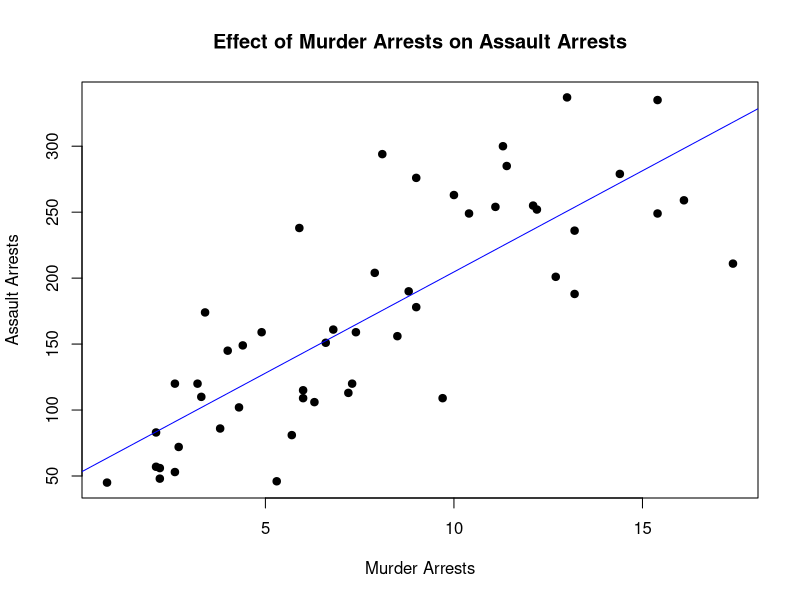
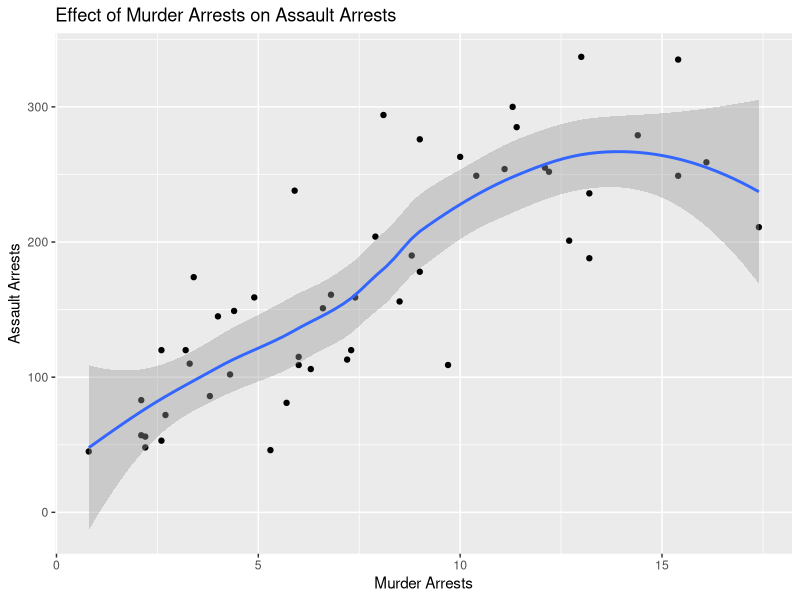
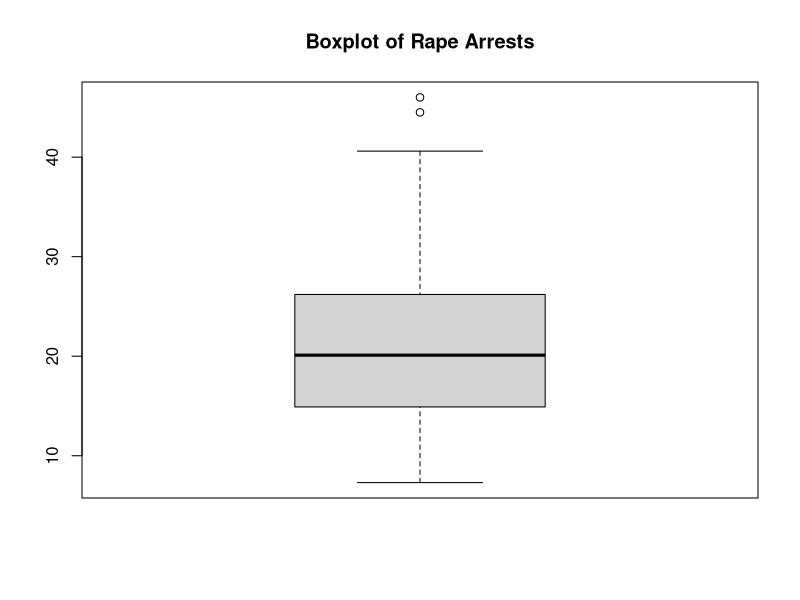
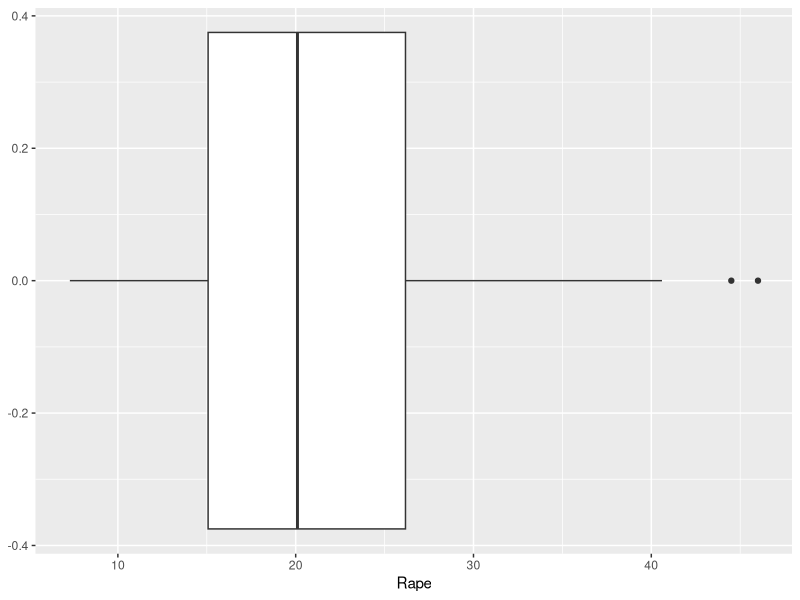
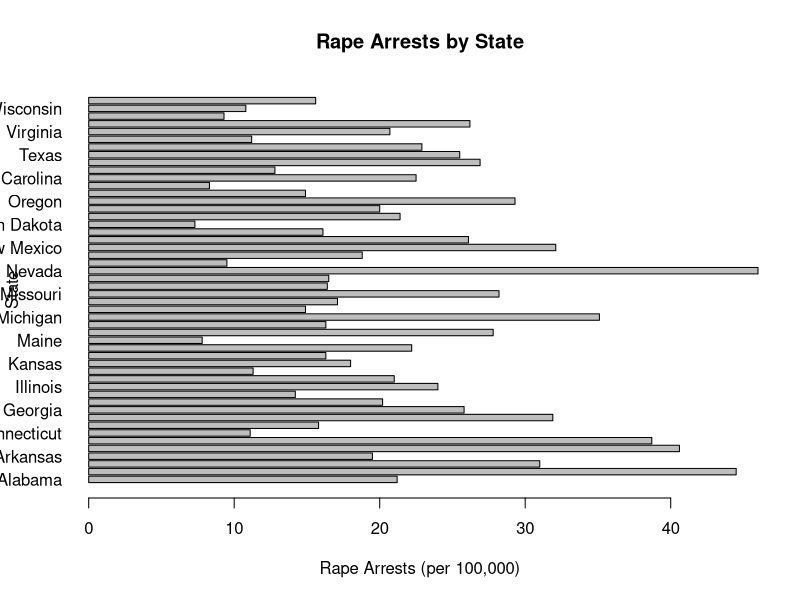
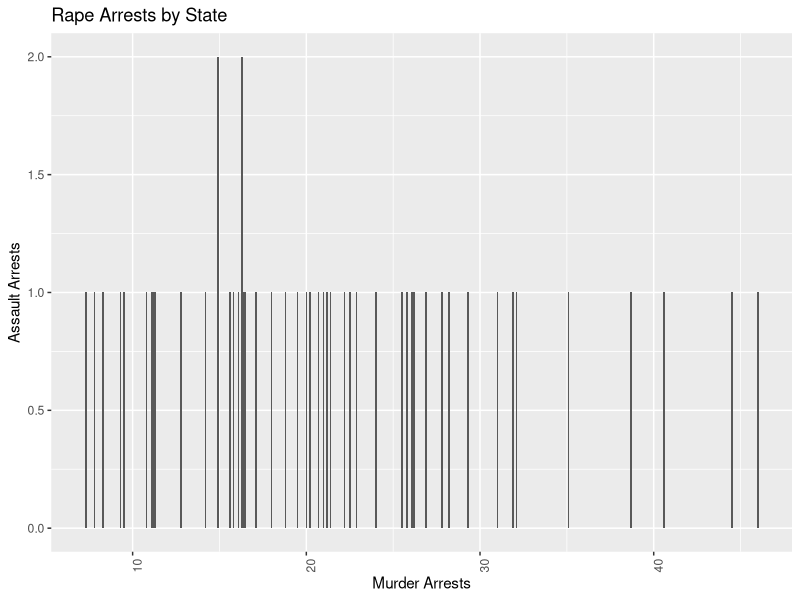
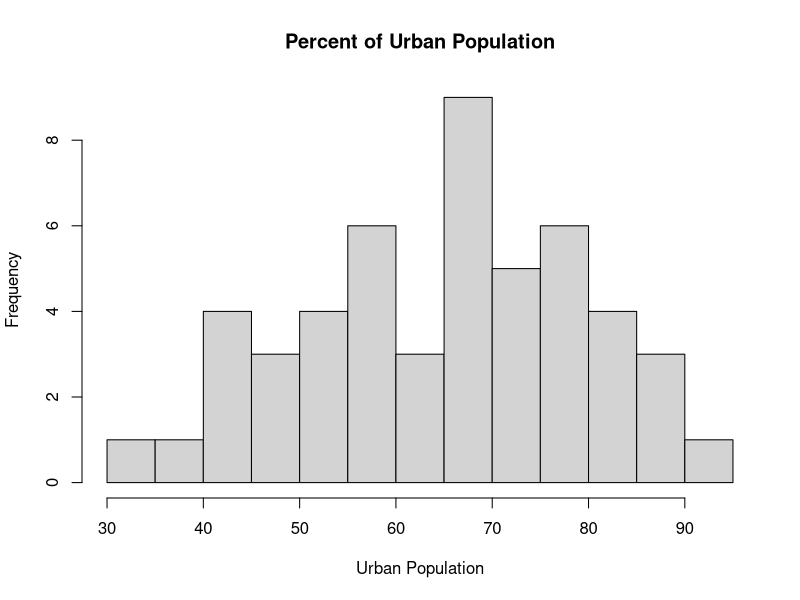
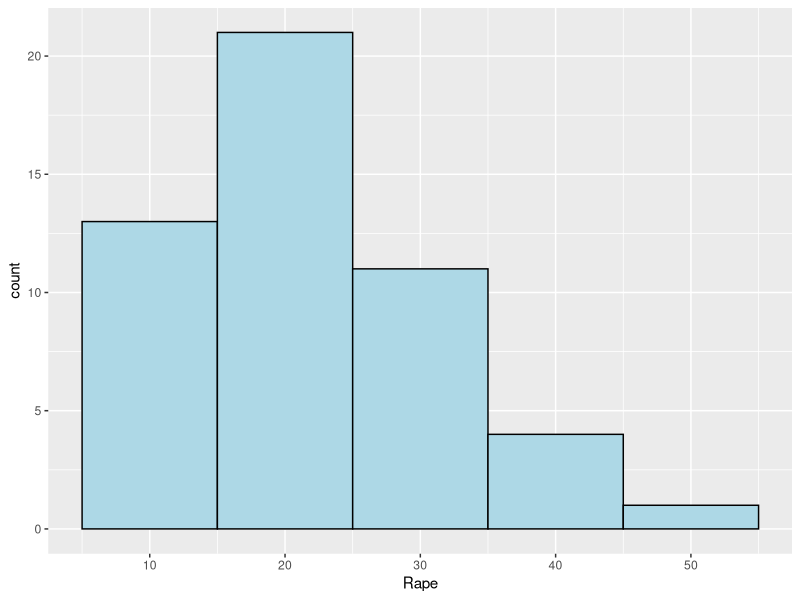

Reproduce these figures in R, in order.
## ---- chunk 1
## Part 1 for USArrests data
# for each problem, complete in base R code 
# and then ggplot2 Tidyverse code

# set working directory
library(here)
# wd set to C:/Users/jesse/OneDrive - UW-Madison/2020 Fall Semester/811 Intro to R/ps811-exercises

# load packages
library("magrittr")
library("tidyverse")
library("ggplot2")
library("scales")

# assign data from base R built in dataset
data <- USArrests

## Problem 1: check out data
View(data)
head(data)
tail(data)
names(data)
dim(data)


## Problem 2: create a scatterplot for correlation between murder and assault arrests, label the graph

# create variable vectors
x <- data$Murder
y <- data$Assault

# create scatterplot
plot(x, y, main = "Effect of Murder Arrests on Assault Arrests",
     xlab = "Murder Arrests", ylab = "Assault Arrests",
     pch = 19, frame = TRUE)

# add a linear regression line
abline(lm(y ~ x, data = data), col = "blue")

# using ggplot2
ggplot(data = data, aes(x = x, y = y)) +
  geom_point() +
  geom_smooth(methods = "lm") + 
  labs(title = "Effect of Murder Arrests on Assault Arrests", 
       x = "Murder Arrests", y = "Assault Arrests")
# I know this doesn't look great, but I've spent an hour on it already

## Problem 3: create a box plot of rape arrests and label

# create a box plot
boxplot(data$Rape, main = "Boxplot of Rape Arrests")

# using ggplot2
ggplot(data = data, aes(x = Rape)) +
  geom_boxplot()
# same issues

## Problem 4: create a bar plot of number of rape arrests per state

# create a bar plot
barplot(data$Rape, main = "Rape Arrests by State",
        xlab = "Rape Arrests (per 100,000)", ylab = "State",
        names = sort(row.names(data)),
        horiz = TRUE, las = 1)
# not sure how to fix formatting on my graph here? I spent about 1/2 hour on this alone

# using ggplot2
ggplot(data, aes(x = Rape)) + 
  geom_bar() +
  labs(title = "Rape Arrests by State", 
       x = "Murder Arrests", y = "Assault Arrests") +
  scale_y_continuous(labels = scales::comma) +
  theme(axis.text.x=element_text(angle = 90, hjust = 1))
# same issues

## Problem 5: create a histogram of the percent of urban population

# create a histogram
hist(data$UrbanPop, main = "Percent of Urban Population",
     xlab = "Urban Population",
     breaks = 10)

# using ggplot2
ggplot(data, aes(x = Rape)) +
  geom_histogram(binwidth = 10, color = "black", fill = "lightblue")
# same issues
## ---- chunk 2
## Part 2 for my project

# import data

# view data
